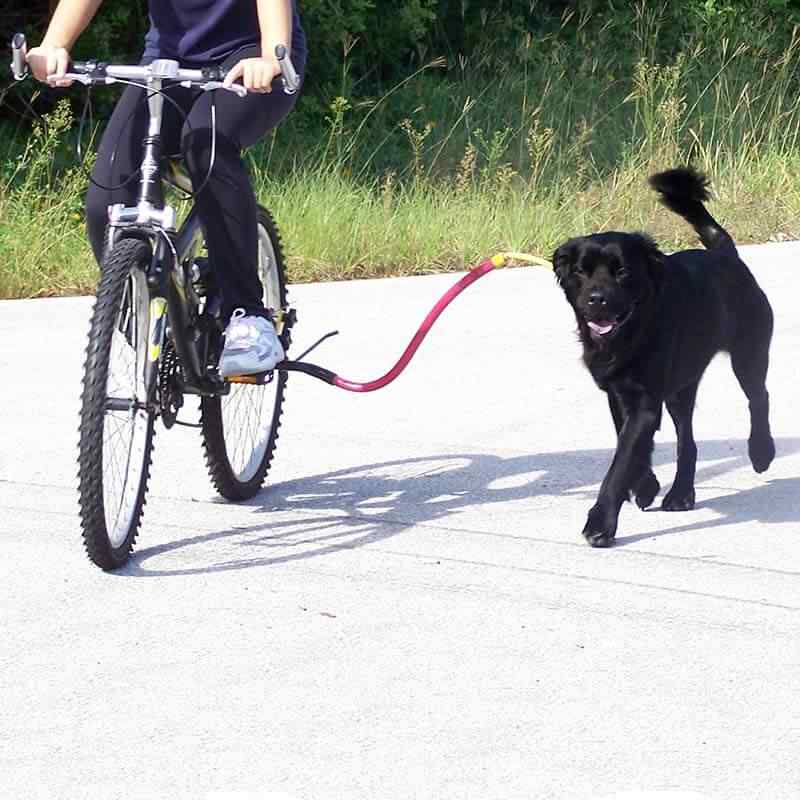
#> input picture ai 1/ai_13/images/1.jpg, 800 x 800 px, given in place of highway.mp4, which was not available
$ python main.py
#> lines starting #> are read from the running program, lines starting #| are printed output that depends on the picture; pictures that were not available may be replaced by others from this repository, and a replacement may not be noted
### ai 1/ai_14_15/tracker.py
import math
class EuclideanDistTracker:
  def __init__(self):
    self.center_points ={}
    self.id_count = 0
  def update(self, objects_rect):
    objects_bbs_ids = []
    for rect in objects_rect:
      x, y, w, h = rect
      cx = (x + x + w) // 2
      cy = (y + y + h) // 2
      # print(cx, cy)
      same_object_detected = False
      for id, pt in self.center_points.items():
        dist = math.hypot(cx - pt[0], cy - pt[1])
        if dist < 50:
          self.center_points[id] = (cx, cy)
          objects_bbs_ids.append([x, y, w, h, id])
          same_object_detected = True
          break
      if same_object_detected == False:
        self.center_points[self.id_count] = (cx, cy)
        objects_bbs_ids.append([x, y, w, h, self.id_count])
        self.id_count +=1
        print(self.center_points)
    new_center_points ={}
    for obj_bb_id in objects_bbs_ids:
      Nx, Ny, Nw, Nh, object_id = obj_bb_id
      center = self.center_points[object_id]
      new_center_points[object_id] = center
    self.center_points = new_center_points.copy()
    return objects_bbs_ids

### ai 1/ai_14_15/main.py
import cv2
from tracker import EuclideanDistTracker
tracker = EuclideanDistTracker()
cap = cv2.VideoCapture('highway.mp4')
object_detector = cv2.createBackgroundSubtractorMOG2()
object_detector = cv2.createBackgroundSubtractorMOG2(history=100, varThreshold=40)
while True:
  ret, frame = cap.read()
#> frame is the input picture: shape (800, 800, 3); mean B, G, R 168.4, 173.9, 171.5
  roi = frame[340:720, 500:800]
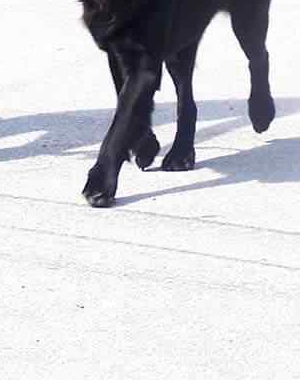
#> roi: shape (380, 300, 3); mean B, G, R 208.9, 204.5, 204.5
  # mask = object_detector.apply(frame)
  mask = object_detector.apply(roi)
#> mask: shape (380, 300); every value is 127
  _, mask = cv2.threshold(mask, 254,255, cv2.THRESH_BINARY)
#> mask: shape (380, 300); every value is 0
  contours, _ = cv2.findContours(mask, cv2.RETR_TREE, cv2.CHAIN_APPROX_SIMPLE)
#> contours = []
  detections = []
  for cnt in contours:
    area = cv2.contourArea(cnt)
    if area > 100:
      # cv2.drawContours(frame, [cnt], -1,(0,255,0), 2 )
      # cv2.drawContours(roi, [cnt], -1, (0, 255, 0), 2)
      x, y, w,h = cv2.boundingRect(cnt)
      detections.append([x, y, w, h])
#> this loop made 0 passes
#> after the loop, detections = []
      # cv2.rectangle(roi, (x,y), (x+w, y+h), (0,255,0), 2)
  # print(detections)
  boxes_ids = tracker.update(detections)
#> after the loop in update, `for rect in objects_rect:`: self.center_points = 0 items; self.id_count = 0
#> after the loop in update, `for obj_bb_id in objects_bbs_ids:`: new_center_points = 0 items
#> boxes_ids = []
  if boxes_ids is not None:
    for boxes_ids in boxes_ids:
      x, y, w, h, id = boxes_ids
      cv2.putText(roi, str(id), (x, y - 15), cv2.FONT_HERSHEY_COMPLEX, 1, (255, 0, 0), 2)
      cv2.rectangle(roi, (x,y), (x+w, y+h), (0, 255, 0),  2)
  cv2.imshow("Frame", frame)
  cv2.imshow("mask", mask)
  key = cv2.waitKey(30)
#> (key q is pressed here)
  if key==ord("q"):
    break

cap.release()
cv2.destroyAllWindows()

$ run again, on ai 1/ai_13/images/3.jpg
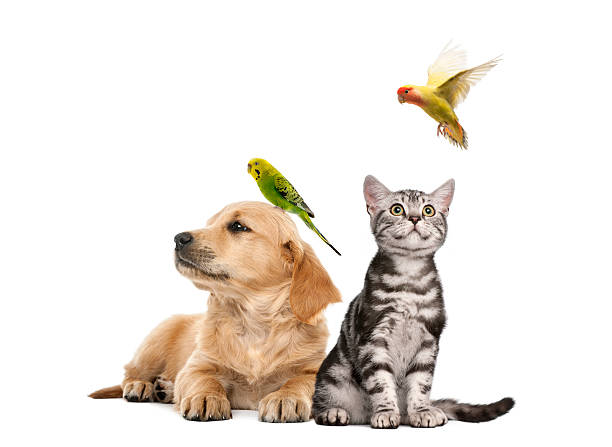
#> input picture ai 1/ai_13/images/3.jpg, 612 x 447 px, given in place of highway.mp4, which was not available
#> frame is the input picture: shape (447, 612, 3); mean B, G, R 222.4, 229, 235.6
#> `roi = frame[340:720, 500:800]`:
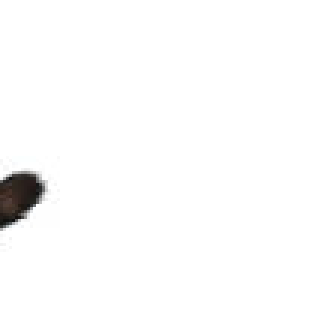
#> roi: shape (107, 112, 3) (shown 3 times larger); mean B, G, R 251.3, 251.4, 251.5
#> contours = []
#> after the loop in update, `for rect in objects_rect:`: self.center_points = 0 items; self.id_count = 0
#> after the loop in update, `for obj_bb_id in objects_bbs_ids:`: new_center_points = 0 items
#> boxes_ids = []
